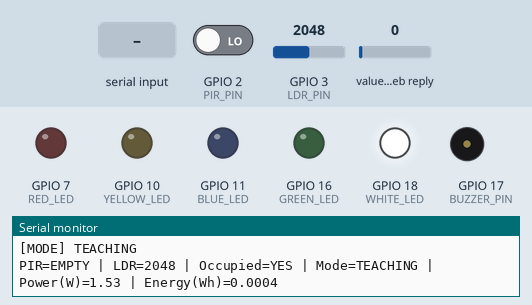
Recording of a sketch running on a simulated ESP32-S3. Parts: output pins drawn as LEDs (lit = HIGH), buzzer (waves = sounding, pin HIGH), the last lines printed to the serial monitor. Dashed ring = blinking. Inputs (shaded band) come from the test bench; at power-on: GPIO 3 (LDR_PIN) = 2048, GPIO 2 (PIR_PIN) LOW, value in the web reply 0. WiFi joins after 1.5 s; servers stay silent unless stated; web services answer with replies made up by the test bench; pins used as bus, display or sensor lines are not drawn.

Above: at 2.2 s.
2.3 s: GPIO 3 (LDR_PIN) set to 3603
At 4.4 s:
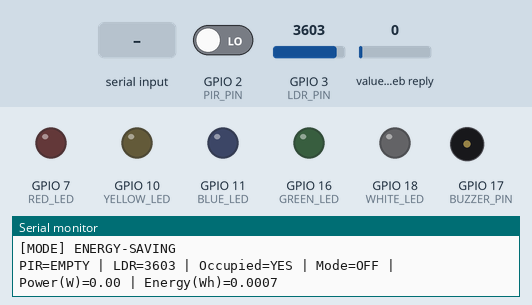
4.7 s: "E90\n" received over Serial
At 5.25 s:
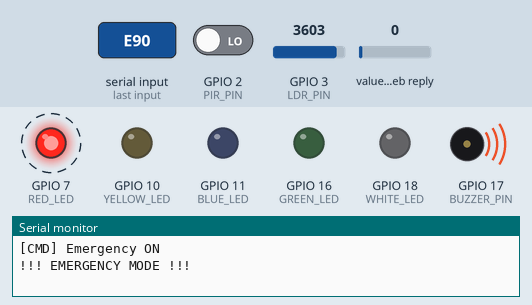
9.5 s: "P90\n" received over Serial
At 10.7 s:
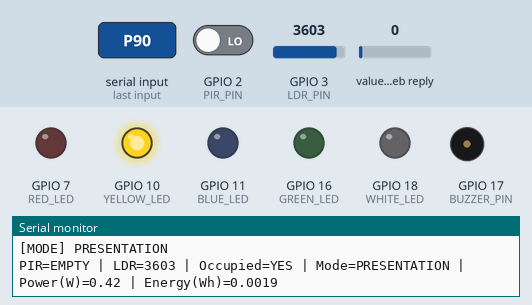
11.1 s: "F90\n" received over Serial
At 11.8 s:
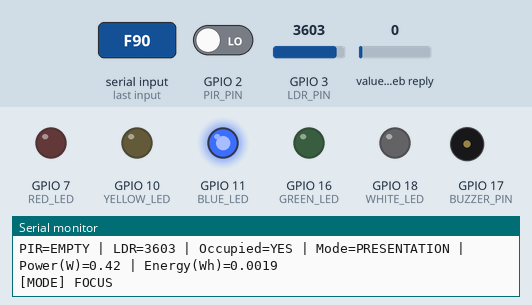
Timing chart, 0 to 14.1 s (numbered marks = the images above; inputs shaded):
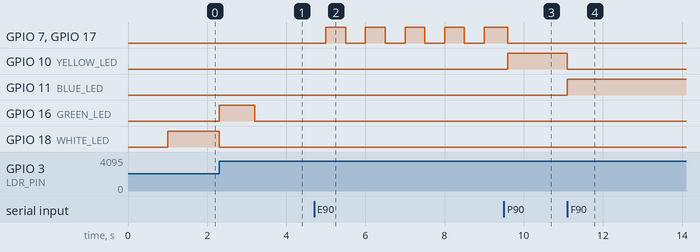

Measured:
- after the input at 2.3 s, GPIO 16 (GREEN_LED): LOW → HIGH at once, → LOW 0.90 s later; GPIO 18 (WHITE_LED): HIGH → LOW after 0.00 s instead of 0.90 s
- after the input at 4.7 s, GPIO 7 (RED_LED), GPIO 17 (BUZZER_PIN): alternates HIGH for 0.50 s and LOW for 0.50 s, starting after 0.30 s
- after the input at 9.5 s, GPIO 7 (RED_LED), GPIO 17 (BUZZER_PIN): goes on until 9.6 s, then stays LOW; GPIO 10 (YELLOW_LED): LOW → HIGH after 0.10 s
- after the input at 11.1 s, GPIO 10 (YELLOW_LED): HIGH → LOW at once; GPIO 11 (BLUE_LED): LOW → HIGH at once

The sketch:

Base-Code.ino
```cpp
#include <Arduino.h>
#include <WiFi.h>
#include <HTTPClient.h>
#include <ctype.h>

// ===================== WIFI + THINGSPEAK =====================
const char* WIFI_SSID = "Victus";
const char* WIFI_PASSWORD = "asdfghjkl;'";

// Telemetry channel: ESP32 -> ThingSpeak
const char* TS_TELEMETRY_WRITE_KEY = "NA5EUCNV6A4RE3RT";
const long   TS_TELEMETRY_CHANNEL_ID = 3371690;

// Control channel: Frontend -> ThingSpeak -> ESP32
const char* TS_CONTROL_READ_KEY = "IYYHCDGUP44GYD0T";
const long   TS_CONTROL_CHANNEL_ID = 3371865;

// Keep telemetry above ThingSpeak minimum interval.
const unsigned long TELEMETRY_INTERVAL_MS = 20000;
// Faster control polling for better responsiveness.
const unsigned long CONTROL_POLL_INTERVAL_MS = 3000;

// ===================== GPIO PINS =====================
const int PIR_PIN      = 2;
const int LDR_PIN      = 3;

const int ROW1_PIN     = 4;
const int ROW2_PIN     = 5;
const int ROW3_PIN     = 6;

const int RED_LED      = 7;
const int YELLOW_LED   = 10;
const int BLUE_LED     = 11;
const int GREEN_LED    = 16;
const int BUZZER_PIN   = 17;
const int WHITE_LED    = 18;

// ===================== MODES =====================
enum Mode {
  MODE_OFF = 0,
  MODE_TEACHING = 1,
  MODE_ENERGY_SAVING = 2,
  MODE_PRESENTATION = 3,
  MODE_FOCUS = 4,
  MODE_EMERGENCY = 5
};

Mode currentMode = MODE_OFF;
bool manualOverride = false;
bool emergencyOverride = false;

// ===================== AUTO LOGIC =====================
const unsigned long MOTION_HOLD_MS = 3UL * 60UL * 1000UL; // 3 minutes
const int LDR_DARK = 1000;
const int LDR_BRIGHT = 3000;

unsigned long lastMotionMs = 0;
bool roomOccupied = false;

// ===================== ENERGY ESTIMATION =====================
const float ROW_FULL_POWER_W  = 0.50f;
const float INDICATOR_POWER_W = 0.03f;
const float BUZZER_POWER_W    = 0.20f;
const float WHITE_POWER_W     = 0.03f;

float energyWhByMode[6] = {0, 0, 0, 0, 0, 0};
float totalEnergyWh = 0.0f;

unsigned long lastEnergyUpdateMs = 0;
unsigned long lastTelemetryPushMs = 0;
unsigned long lastControlPollMs = 0;
unsigned long lastPrintTime = 0;

// Prevent re-processing the same control command again and again
long lastProcessedControlEntryId = -1;

// ===================== OUTPUT STATE =====================
struct OutputState {
  int row1 = 0;
  int row2 = 0;
  int row3 = 0;
  bool red = false;
  bool yellow = false;
  bool blue = false;
  bool green = false;
  bool white = false;
  bool buzzer = false;
};

OutputState currentOutputs;

// ===================== FORWARD DECLARATIONS =====================
void connectWiFi();
void checkSerialCommands();
void updateOccupancy(bool pirState);
void processAutomaticLogic(int ldrValue);
void setTeachingMode();
void setEnergySavingMode(int ldrValue);
void setPresentationMode();
void setFocusMode();
void setEmergencyMode();
void turnOffAll();
void applyOutputs(const OutputState &out);
void accumulateEnergy();
float estimateInstantPowerW(const OutputState &out);
String getModeName(int mode);

void publishTelemetryToThingSpeak(int pirState, int ldrValue);
void pollControlFromThingSpeak();
bool fetchLatestControlFromThingSpeak(String &jsonOut);
int readJsonIntField(const String &json, const char* key, int defaultValue = 0);

void printStatus(int pirState, int ldrValue);
void printEnergySummary();

// ===================== SETUP =====================
void setup() {
  Serial.begin(115200);
  while (!Serial) {
    delay(10);
  }
  delay(1000);

  pinMode(PIR_PIN, INPUT);
  pinMode(LDR_PIN, INPUT);

  pinMode(ROW1_PIN, OUTPUT);
  pinMode(ROW2_PIN, OUTPUT);
  pinMode(ROW3_PIN, OUTPUT);

  pinMode(RED_LED, OUTPUT);
  pinMode(YELLOW_LED, OUTPUT);
  pinMode(BLUE_LED, OUTPUT);
  pinMode(GREEN_LED, OUTPUT);
  pinMode(WHITE_LED, OUTPUT);
  pinMode(BUZZER_PIN, OUTPUT);

  currentOutputs = OutputState{};
  applyOutputs(currentOutputs);

  connectWiFi();

  lastEnergyUpdateMs = millis();
  lastMotionMs = millis();

  Serial.println("\nSmart Classroom Lighting System with ThingSpeak");
  Serial.println("A = AUTO, T = TEACHING, P = PRESENTATION, F = FOCUS, E = EMERGENCY, O = OFF");
}

// ===================== LOOP =====================
void loop() {
  if (WiFi.status() != WL_CONNECTED) {
    connectWiFi();
  }

  int pirState = digitalRead(PIR_PIN);
  int ldrValue = analogRead(LDR_PIN);

  accumulateEnergy();
  updateOccupancy(pirState);

  checkSerialCommands();

  if (millis() - lastControlPollMs >= CONTROL_POLL_INTERVAL_MS) {
    pollControlFromThingSpeak();
    lastControlPollMs = millis();
  }

  if (emergencyOverride) {
    setEmergencyMode();
  } else if (!manualOverride) {
    processAutomaticLogic(ldrValue);
  }

  if (millis() - lastTelemetryPushMs >= TELEMETRY_INTERVAL_MS) {
    publishTelemetryToThingSpeak(pirState, ldrValue);
    lastTelemetryPushMs = millis();
  }

  if (millis() - lastPrintTime >= 2000) {
    printStatus(pirState, ldrValue);
    lastPrintTime = millis();
  }
}

// ===================== WIFI =====================
void connectWiFi() {
  if (WiFi.status() == WL_CONNECTED) {
    static bool connectedPrinted = false;
    if (!connectedPrinted) {
      Serial.println("\nWi-Fi connected");
      Serial.print("IP: ");
      Serial.println(WiFi.localIP());
      connectedPrinted = true;
    }
    return;
  }

  static unsigned long lastWifiAttemptMs = 0;
  if (lastWifiAttemptMs == 0 || millis() - lastWifiAttemptMs >= 10000) {
    Serial.println("Connecting to Wi-Fi...");
    WiFi.mode(WIFI_STA);
    WiFi.begin(WIFI_SSID, WIFI_PASSWORD);
    lastWifiAttemptMs = millis();
  }
}

// ===================== OCCUPANCY =====================
void updateOccupancy(bool pirState) {
  if (pirState == HIGH) {
    lastMotionMs = millis();
    roomOccupied = true;
  } else {
    roomOccupied = (millis() - lastMotionMs) <= MOTION_HOLD_MS;
  }
}

// ===================== AUTOMATIC LOGIC =====================
// Hysteresis: keep current mode between thresholds to avoid bouncing.
void processAutomaticLogic(int ldrValue) {
  if (!roomOccupied) {
    if (currentMode != MODE_OFF) {
      Serial.println("[AUTO] Room empty -> lights OFF");
    }
    turnOffAll();
    currentMode = MODE_OFF;
    return;
  }

  // Bright room -> energy saving
  if (ldrValue > LDR_BRIGHT) {
    setEnergySavingMode(ldrValue);
  }
  // Dark room -> teaching
  else if (ldrValue < LDR_DARK) {
    setTeachingMode();
  }
  // Mid band -> keep current mode, do not flip-flop
  // Only valid auto modes to keep are TEACHING and ENERGY_SAVING.
  else if (currentMode != MODE_TEACHING && currentMode != MODE_ENERGY_SAVING) {
    setTeachingMode();
  }
}

// ===================== MODE FUNCTIONS =====================
void setTeachingMode() {
  if (currentMode != MODE_TEACHING) Serial.println("[MODE] TEACHING");
  currentMode = MODE_TEACHING;

  OutputState out;
  out.row1 = 255;
  out.row2 = 255;
  out.row3 = 255;
  out.white = true;
  applyOutputs(out);
}

void setEnergySavingMode(int ldrValue) {
  if (currentMode != MODE_ENERGY_SAVING) Serial.println("[MODE] ENERGY-SAVING");
  currentMode = MODE_ENERGY_SAVING;

  int brightness = map(ldrValue, LDR_DARK, 4095, 255, 60);
  brightness = constrain(brightness, 60, 255);

  OutputState out;
  out.row1 = brightness;
  out.row2 = brightness;
  out.row3 = brightness;
  out.green = true;
  applyOutputs(out);
}

void setPresentationMode() {
  if (currentMode != MODE_PRESENTATION) Serial.println("[MODE] PRESENTATION");
  currentMode = MODE_PRESENTATION;

  OutputState out;
  out.row1 = 0;
  out.row2 = 100;
  out.row3 = 100;
  out.yellow = true;
  applyOutputs(out);
}

void setFocusMode() {
  if (currentMode != MODE_FOCUS) Serial.println("[MODE] FOCUS");
  currentMode = MODE_FOCUS;

  OutputState out;
  out.row1 = 150;
  out.row2 = 150;
  out.row3 = 150;
  out.blue = true;
  applyOutputs(out);
}

void setEmergencyMode() {
  if (currentMode != MODE_EMERGENCY) Serial.println("!!! EMERGENCY MODE !!!");
  currentMode = MODE_EMERGENCY;

  unsigned long now = millis();
  bool blinkOn = ((now / 500) % 2) == 0;

  OutputState out;
  out.row1 = blinkOn ? 255 : 0;
  out.row2 = blinkOn ? 255 : 0;
  out.row3 = blinkOn ? 255 : 0;
  out.red = blinkOn;
  out.buzzer = blinkOn;
  applyOutputs(out);
}

void turnOffAll() {
  OutputState out;
  applyOutputs(out);
  currentMode = MODE_OFF;
}

void applyOutputs(const OutputState &out) {
  currentOutputs = out;

  analogWrite(ROW1_PIN, out.row1);
  analogWrite(ROW2_PIN, out.row2);
  analogWrite(ROW3_PIN, out.row3);

  digitalWrite(RED_LED,    out.red    ? HIGH : LOW);
  digitalWrite(YELLOW_LED, out.yellow ? HIGH : LOW);
  digitalWrite(BLUE_LED,   out.blue   ? HIGH : LOW);
  digitalWrite(GREEN_LED,  out.green  ? HIGH : LOW);
  digitalWrite(WHITE_LED,  out.white   ? HIGH : LOW);
  digitalWrite(BUZZER_PIN, out.buzzer  ? HIGH : LOW);
}

// ===================== ENERGY =====================
void accumulateEnergy() {
  unsigned long now = millis();
  unsigned long elapsedMs = now - lastEnergyUpdateMs;
  if (elapsedMs == 0) return;

  float powerW = estimateInstantPowerW(currentOutputs);
  float hours = elapsedMs / 3600000.0f;
  float energyWh = powerW * hours;

  if (currentMode >= 0 && currentMode <= 5) {
    energyWhByMode[currentMode] += energyWh;
  }
  totalEnergyWh += energyWh;

  lastEnergyUpdateMs = now;
}

float estimateInstantPowerW(const OutputState &out) {
  auto rowPower = [&](int pwm) -> float {
    return ROW_FULL_POWER_W * (pwm / 255.0f);
  };

  float power = 0.0f;
  power += rowPower(out.row1);
  power += rowPower(out.row2);
  power += rowPower(out.row3);

  if (out.red)    power += INDICATOR_POWER_W;
  if (out.yellow) power += INDICATOR_POWER_W;
  if (out.blue)   power += INDICATOR_POWER_W;
  if (out.green)  power += INDICATOR_POWER_W;
  if (out.white)  power += WHITE_POWER_W;
  if (out.buzzer) power += BUZZER_POWER_W;

  return power;
}

// ===================== THINGSPEAK TELEMETRY =====================
void publishTelemetryToThingSpeak(int pirState, int ldrValue) {
  if (WiFi.status() != WL_CONNECTED) return;

  WiFiClient client;
  HTTPClient http;
  http.setTimeout(1500);

  String url = "http://api.thingspeak.com/update?api_key=";
  url += TS_TELEMETRY_WRITE_KEY;
  url += "&field1=" + String(pirState);
  url += "&field2=" + String(ldrValue);
  url += "&field3=" + String((int)currentMode);
  url += "&field4=" + String(roomOccupied ? 1 : 0);
  url += "&field5=" + String(estimateInstantPowerW(currentOutputs), 2);
  url += "&field6=" + String(totalEnergyWh, 4);
  url += "&field7=" + String((currentOutputs.row1 > 0 || currentOutputs.row2 > 0 || currentOutputs.row3 > 0) ? 1 : 0);
  url += "&field8=" + String(digitalRead(BUZZER_PIN));

  http.begin(client, url);
  int code = http.GET();
  String payload = http.getString();
  http.end();

  Serial.print("[ThingSpeak] telemetry code=");
  Serial.print(code);
  Serial.print(" response=");
  Serial.println(payload);
}

// ===================== THINGSPEAK CONTROL =====================
void pollControlFromThingSpeak() {
  if (WiFi.status() != WL_CONNECTED) return;

  String json;
  if (!fetchLatestControlFromThingSpeak(json)) {
    return;
  }

  long entryId = readJsonIntField(json, "entry_id", -1);
  if (entryId == -1 || entryId == lastProcessedControlEntryId) {
    return;
  }
  lastProcessedControlEntryId = entryId;

  int modeCmd = readJsonIntField(json, "field1", -1);      // -1 = no change, 0 = OFF, 1..5 = modes
  int autoFlag = readJsonIntField(json, "field2", -1);     // -1 = no change, 1 = auto, 0 = manual
  int emergencyFlag = readJsonIntField(json, "field3", -1); // -1 = no change

  if (emergencyFlag == 1) {
    emergencyOverride = true;
    manualOverride = false;
  } else if (emergencyFlag == 0) {
    emergencyOverride = false;
  }

  if (autoFlag == 1) {
    manualOverride = false;
  } else if (autoFlag == 0) {
    manualOverride = true;
  }

  if (manualOverride && modeCmd >= 0 && modeCmd <= 5) {
    switch (modeCmd) {
      case 0:
        turnOffAll();
        break;
      case 1:
        setTeachingMode();
        break;
      case 2:
        setEnergySavingMode(analogRead(LDR_PIN));
        break;
      case 3:
        setPresentationMode();
        break;
      case 4:
        setFocusMode();
        break;
      case 5:
        emergencyOverride = true;
        break;
    }
  }
}

bool fetchLatestControlFromThingSpeak(String &jsonOut) {
  WiFiClient client;
  HTTPClient http;
  http.setTimeout(1500);

  String url = "http://api.thingspeak.com/channels/";
  url += String(TS_CONTROL_CHANNEL_ID);
  url += "/feeds/last.json";

  if (strlen(TS_CONTROL_READ_KEY) > 0) {
    url += "?api_key=";
    url += TS_CONTROL_READ_KEY;
  }

  http.begin(client, url);
  int code = http.GET();

  if (code <= 0) {
    http.end();
    return false;
  }

  jsonOut = http.getString();
  http.end();

  return jsonOut.length() > 0;
}

// Simple JSON integer field parser for ThingSpeak last.json response
int readJsonIntField(const String &json, const char* key, int defaultValue) {
  String needle = String("\"") + key + "\":";
  int idx = json.indexOf(needle);
  if (idx < 0) return defaultValue;

  idx += needle.length();

  while (idx < (int)json.length() && isspace(json[idx])) idx++;
  if (idx >= (int)json.length()) return defaultValue;

  if (json[idx] == '\"') idx++;

  int end = idx;
  while (end < (int)json.length()) {
    char c = json[end];
    if (c == '\"' || c == ',' || c == '}' || c == '\n' || c == '\r') break;
    end++;
  }

  String val = json.substring(idx, end);
  val.trim();

  if (val.length() == 0 || val == "null") return defaultValue;
  return val.toInt();
}

// ===================== SERIAL COMMANDS =====================
void checkSerialCommands() {
  if (!Serial.available()) return;

  char cmd = toupper(Serial.read());

  if (cmd == 'A') {
    manualOverride = false;
    emergencyOverride = false;
    Serial.println("[CMD] AUTO");
  } else if (cmd == 'T') {
    manualOverride = true;
    emergencyOverride = false;
    setTeachingMode();
  } else if (cmd == 'P') {
    manualOverride = true;
    emergencyOverride = false;
    setPresentationMode();
  } else if (cmd == 'F') {
    manualOverride = true;
    emergencyOverride = false;
    setFocusMode();
  } else if (cmd == 'E') {
    emergencyOverride = !emergencyOverride;
    if (!emergencyOverride) {
      turnOffAll();
      Serial.println("[CMD] Emergency OFF");
    } else {
      manualOverride = false;
      Serial.println("[CMD] Emergency ON");
    }
  } else if (cmd == 'O') {
    manualOverride = true;
    emergencyOverride = false;
    turnOffAll();
    Serial.println("[CMD] OFF");
  }
}

// ===================== STATUS =====================
void printStatus(int pirState, int ldrValue) {
  Serial.print("PIR=");
  Serial.print(pirState == HIGH ? "MOTION" : "EMPTY");
  Serial.print(" | LDR=");
  Serial.print(ldrValue);
  Serial.print(" | Occupied=");
  Serial.print(roomOccupied ? "YES" : "NO");
  Serial.print(" | Mode=");
  Serial.print(getModeName(currentMode));
  Serial.print(" | Power(W)=");
  Serial.print(estimateInstantPowerW(currentOutputs), 2);
  Serial.print(" | Energy(Wh)=");
  Serial.println(totalEnergyWh, 4);
}

void printEnergySummary() {
  Serial.println("\n----- Energy Summary (Estimated) -----");
  Serial.print("OFF:             "); Serial.println(energyWhByMode[MODE_OFF], 6);
  Serial.print("TEACHING:        "); Serial.println(energyWhByMode[MODE_TEACHING], 6);
  Serial.print("ENERGY-SAVING:   "); Serial.println(energyWhByMode[MODE_ENERGY_SAVING], 6);
  Serial.print("PRESENTATION:    "); Serial.println(energyWhByMode[MODE_PRESENTATION], 6);
  Serial.print("FOCUS:           "); Serial.println(energyWhByMode[MODE_FOCUS], 6);
  Serial.print("EMERGENCY:       "); Serial.println(energyWhByMode[MODE_EMERGENCY], 6);
  Serial.print("TOTAL:           "); Serial.println(totalEnergyWh, 6);
  Serial.println("-------------------------------------\n");
}

String getModeName(int mode) {
  switch (mode) {
    case MODE_OFF: return "OFF";
    case MODE_TEACHING: return "TEACHING";
    case MODE_ENERGY_SAVING: return "ENERGY-SAVING";
    case MODE_PRESENTATION: return "PRESENTATION";
    case MODE_FOCUS: return "FOCUS";
    case MODE_EMERGENCY: return "EMERGENCY";
    default: return "UNKNOWN";
  }
}
```
